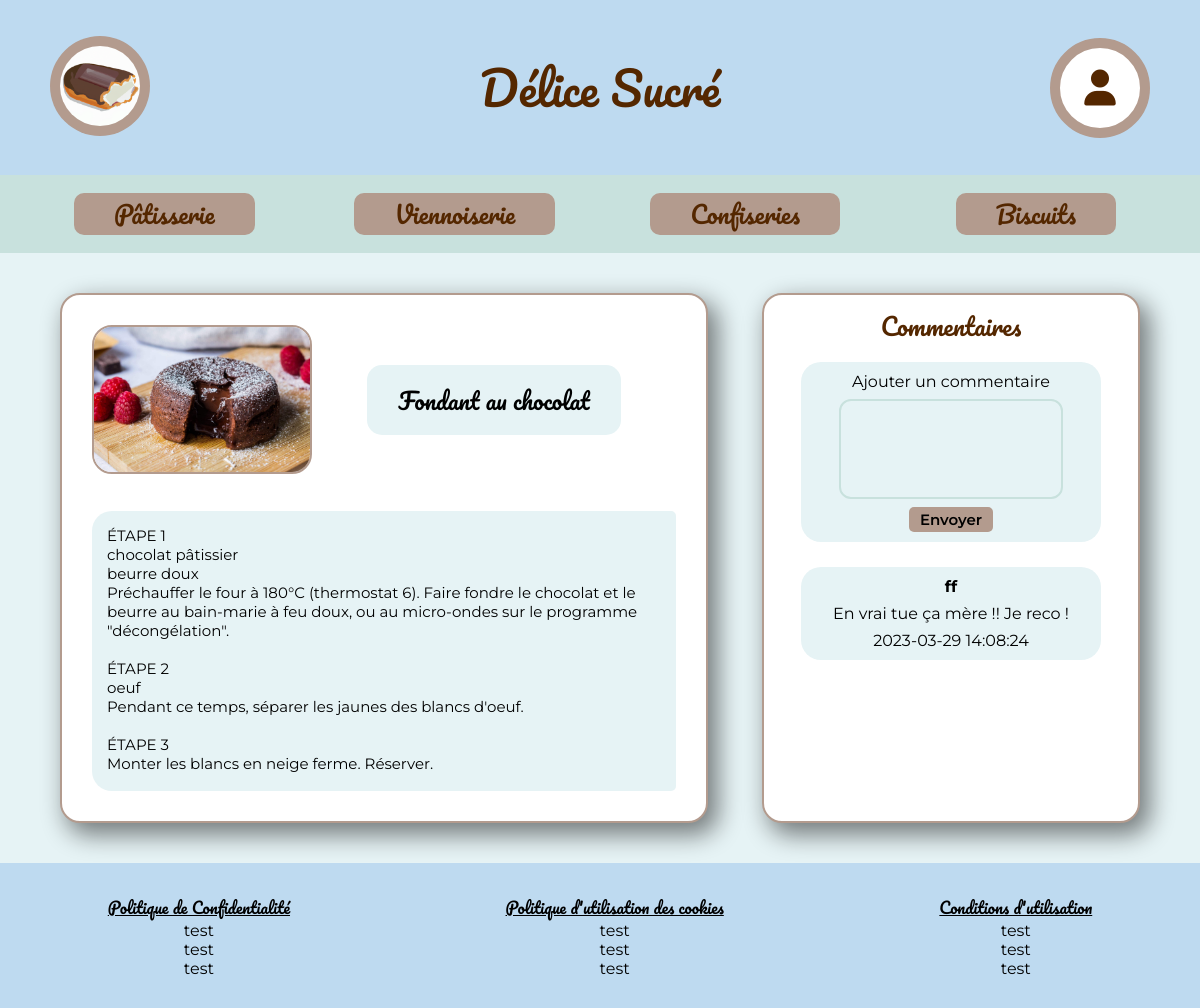
Screenshot of /articlePage.php?id_art=23 with the database file from the repository.
### tables this page shows
CREATE TABLE IF NOT EXISTS `article` (
  `id_art` int UNSIGNED NOT NULL AUTO_INCREMENT,
  `title` varchar(120) NOT NULL,
  `description` varchar(255) NOT NULL,
  `contenu` text NOT NULL,
  `image` mediumblob,
  `date_creation` datetime NOT NULL DEFAULT CURRENT_TIMESTAMP,
  `id_ut` int UNSIGNED NOT NULL,
  PRIMARY KEY (`id_art`),
  KEY `id_ut` (`id_ut`)
);

CREATE TABLE IF NOT EXISTS `commentaire` (
  `id_com` int NOT NULL AUTO_INCREMENT,
  `message` text NOT NULL,
  `date_creation` datetime NOT NULL DEFAULT CURRENT_TIMESTAMP,
  `id_ut` int UNSIGNED NOT NULL,
  `id_art` int UNSIGNED NOT NULL,
  PRIMARY KEY (`id_com`),
  KEY `id_ut` (`id_ut`),
  KEY `id_art` (`id_art`)
);

CREATE TABLE IF NOT EXISTS `utilisateur` (
  `id_ut` int UNSIGNED NOT NULL AUTO_INCREMENT,
  `email` varchar(120) NOT NULL,
  `hash_mdp` varchar(120) NOT NULL,
  `role` enum('admin','editeur','utilisateur') NOT NULL,
  `pseudo` varchar(60) NOT NULL,
  `ville` varchar(80) DEFAULT NULL,
  `pays` varchar(80) DEFAULT NULL,
  `activation` enum('on','off') NOT NULL DEFAULT 'on',
  `date_creation` datetime NOT NULL DEFAULT CURRENT_TIMESTAMP,
  PRIMARY KEY (`id_ut`),
  UNIQUE KEY `pseudo` (`pseudo`)
);

### articlePage.php (the view, shortened to what this page needs)
<?php
require "./assets/core/header.php";
$id_art = $_GET['id_art'];
$sql = "SELECT title, contenu, image FROM article WHERE id_art=$id_art";
require "./assets/core/config.php";
$query = $pdo->prepare($sql);
$query->execute();
$sql2 = "SELECT u.pseudo, c.message, c.date_creation
FROM utilisateur u
JOIN commentaire c ON u.id_ut = c.id_ut
WHERE c.id_art = $id_art
ORDER BY c.date_creation DESC";
require "./assets/core/config.php";
$coms = $pdo->prepare($sql2);
$coms->execute();
$comments = $coms->fetchAll(PDO::FETCH_ASSOC);
?>
<main class="article-page">
    <?php foreach ($query as $row) : ?>
        <div class="section-left">
            <div class="entete-article">
                <img src="<?= $row['image']; ?>" alt="">
                <div class="title-container">
                    <div class="title-article">
                        <p><?= $row['title']; ?></p>
                    </div>
                </div>
            </div>
            <div class="description-article">
                <p><?= nl2br($row['contenu'], true) ?></p>
            </div>
        </div>
    <?php endforeach ?>
    <div class="section-right">
        <h2>Commentaires</h2>
        <form method="post" action="./ajoutcom.php" class="commentaire">
            <p>Ajouter un commentaire</p>
            <textarea name="message" id="" cols="30" rows="10"></textarea>
            <button>Envoyer</button>
        </form>
        <div class="commentaires">
            <?php
            if (empty($comments)) {
                echo "Aucun commentaire";
            } else {
                foreach ($comments as $com) : ?>
                    <div class="commentaire">
                        <h4><?= htmlspecialchars($com['pseudo']) ?></h4>
                        <p><?= htmlspecialchars($com['message']) ?></p>
                        <p><?= htmlspecialchars($com['date_creation']) ?></p>
                    </div>
            <?php endforeach;
            } ?>
        </div>
    </div>
</main>
<?php
require "./assets/core/footer.php";
?>

### assets/css/main.css (style rules this page uses)
:root { --brown: #542700; --lightbrown: #b39b8e; --green: #c8e1dd; --blue: #bedaf0; --lightblue: #e6f3f5; }
* { padding: 0; margin: 0; box-sizing: border-box; list-style: none; }
textarea { resize: none; border: none; outline: none; }
h2 { font-weight: 500; }
body { display: flex; flex-direction: column; flex-grow: 1; width: 100%; }
h2 { display: flex; justify-content: center; align-items: center; color: var(--brown); font-family: "Pacifico", cursive; }
.login, .register, .profil, .article-page, .pf-main, .ea-main, .dashboard { display: flex; justify-content: center; align-items: center; background: var(--lightblue); }
.article-page { display: flex; justify-content: space-between; align-items: center; padding: 40px 60px; }
.section-left { padding: 30px; flex-basis: 60%; display: flex; flex-direction: column; justify-content: space-between; }
.entete-article { display: flex; align-items: center; justify-content: space-between; height: 32%; }
.entete-article img { width: 220px; height: 100%; border: 2px solid var(--lightbrown); border-radius: 20px; }
.title-container { flex-grow: 1; display: flex; justify-content: center; align-items: center; }
.title-article p { font-family: "Pacifico", cursive; font-size: 23px; font-weight: 400; }
.title-article { display: flex; justify-content: center; align-items: center; width: 70%; border-radius: 15px; background: var(--lightblue); min-width: 200px; padding: 15px; }
.description-article { width: 100%; margin: 0 auto; padding: 15px; height: 280px; border-radius: 20px 5px 5px 20px; font-size: 15px; background: var(--lightblue); font-family: "Montserrat", sans-serif; overflow-y: scroll; }
.section-right, .section-left { display: flex; flex-direction: column; box-shadow: 8px 10px 24px 2px rgba(0, 0, 0, 0.49); border: 2px solid var(--lightbrown); height: 530px; border-radius: 20px; background: #fff; }
.section-right { flex-basis: 35%; padding: 10px 20px; gap: 15px; }
.commentaire { width: 90%; margin: 0 auto 10px auto; padding: 10px; background: var(--lightblue); font-family: "Montserrat", sans-serif; border-radius: 20px; display: flex; flex-direction: column; align-items: center; gap: 8px; }
.commentaire textarea { width: 80%; height: 100px; border: 2px solid var(--green); border-radius: 12px; background: var(--lightblue); padding: 10px; }
.commentaire button { width: 30%; background: var(--lightbrown); border: none; height: 25px; border-radius: 5px; font-size: 15px; font-weight: 600; font-family: "Montserrat", sans-serif; cursor: pointer; }
.commentaires { gap: 10px; overflow-y: scroll; }

### rows the page displays
article: image (picture), title "Fondant au chocolat", contenu "ÉTAPE 1 chocolat pâtissier beurre doux Préchauffer le four à 180°C (thermostat 6). Faire fondre le chocolat et le beurre au bain-marie à feu doux, ou au micro-ondes sur le programme \"décongélation\". ÉTAPE 2 oeuf Pendant ce temps, séparer les jaunes des blancs d'oeuf. ÉTAPE 3 Monter les blancs en neige ferme. Réserver."
commentaire: id_ut.pseudo "ff", message "En vrai tue ça mère !! Je reco !", date_creation "2023-03-29 14:08:24"
